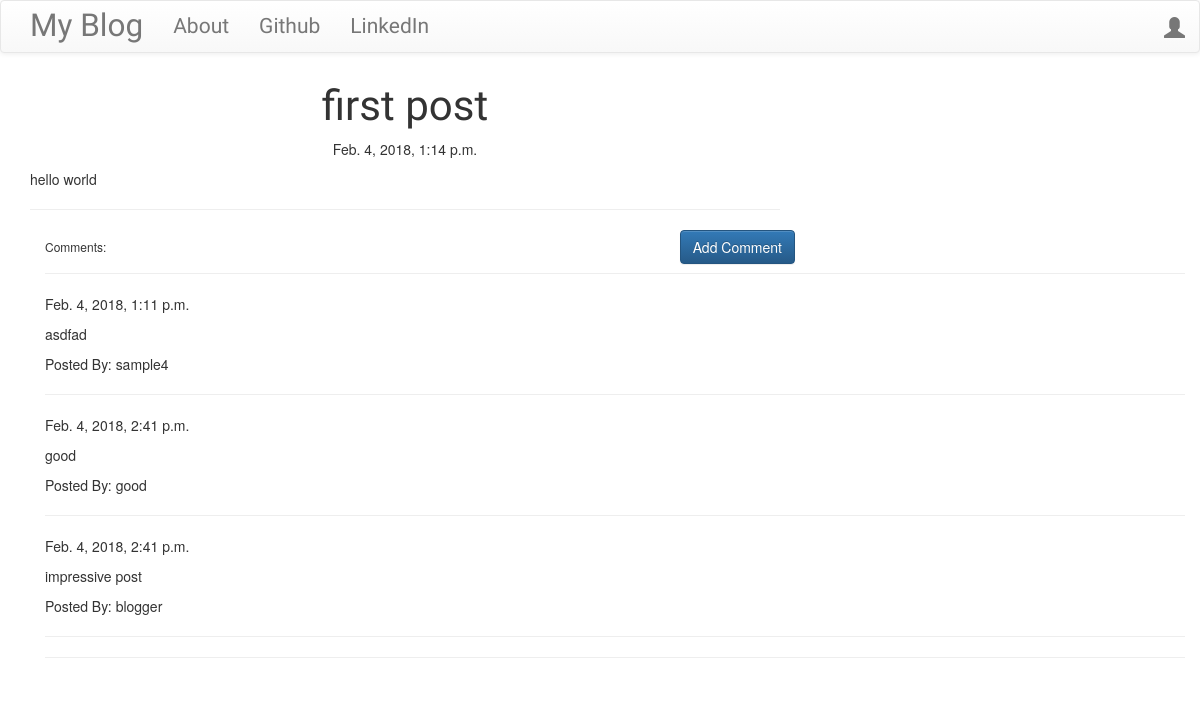
Page /post_detail/1 on the committed database.
### blog/models.py (models this page shows, shortened)
class Post(models.Model):
    author = models.ForeignKey('auth.User',on_delete=models.CASCADE)
    title = models.CharField(max_length = 250)
    text = models.TextField()
    create_date = models.DateTimeField(default = timezone.now())
    published_date = models.DateTimeField(blank=True,null = True)

class Comment(models.Model):
    Post = models.ForeignKey('blog.Post',related_name='comments',on_delete=models.CASCADE)
    author = models.CharField(max_length = 30)
    text = models.TextField()
    date = models.DateTimeField(default = timezone.now())
    approved = models.BooleanField(default = False)

### blog/views.py (the view)
# urls.py: url(r'^post_detail/(?P<pk>\d+)$',views.PostDetail.as_view(),name='post_detail'),
class PostDetail(DetailView):
    model = Post

### blog/templates/blog/post_detail.html (shortened to what this page needs)
{% extends 'blog/base.html' %}
{% block body_block %}
<h1 class="posttitle loader">{{post.title}}</h1>
{% if post.published_date %}
    <div class="date postdate">
        {{post.published_date}}
    </div>
{% else %}
    <a class="btn btn-default" href="{% url 'blog:publish_post' pk=post.pk %}">Publish</a>
{% endif %}
<p class="postcontent">{{ post.text|safe|linebreaks}}</p>
<hr>
<div><a class="btn btn-primary btn-comment" href="{% url 'blog:comment_create' pk=post.pk %}">Add Comment</a></div>
<div class="container">
    <h6><bold>Comments:</bold></h6>
    {% for comment in post.comments.all %}
        <hr>
        {% if user.is_authenticated or comment.approved %}
            <p>{{comment.date}}</p>
            <p>{{comment.text|safe|linebreaks}}</p>
            <p>Posted By: {{comment.author}}</p>
        {% endif %}
        {% empty %}
            <p>No Comments</p>
    {% endfor %}
</div>
{% endblock %}

### blog/static/css/blog.css (style rules this page uses)
.postdate { text-align: center; }
.posttitle { font-family: 'Russo One', sans-serif; font-size: 3em; text-align: center; }
.postcontent { font-family: 'Montserrat'; font-size: 1.5em; }
.btn-comment { position: absolute; right: 0px; }
.loader { filter:hue-rotate(0deg); color: linear-gradient(45deg,#0f8,#08f); animation:hue 5000ms infinite linear; }

### rows in the picture
Post: title "first post", published_date "Feb. 4, 2018, 1:14 p.m.", text "hello world"
Comment: date "Feb. 4, 2018, 1:11 p.m.", text "asdfad", author "sample4"
Comment: date "Feb. 4, 2018, 2:41 p.m.", text "good", author "good"
Comment: date "Feb. 4, 2018, 2:41 p.m.", text "impressive post", author "blogger"
